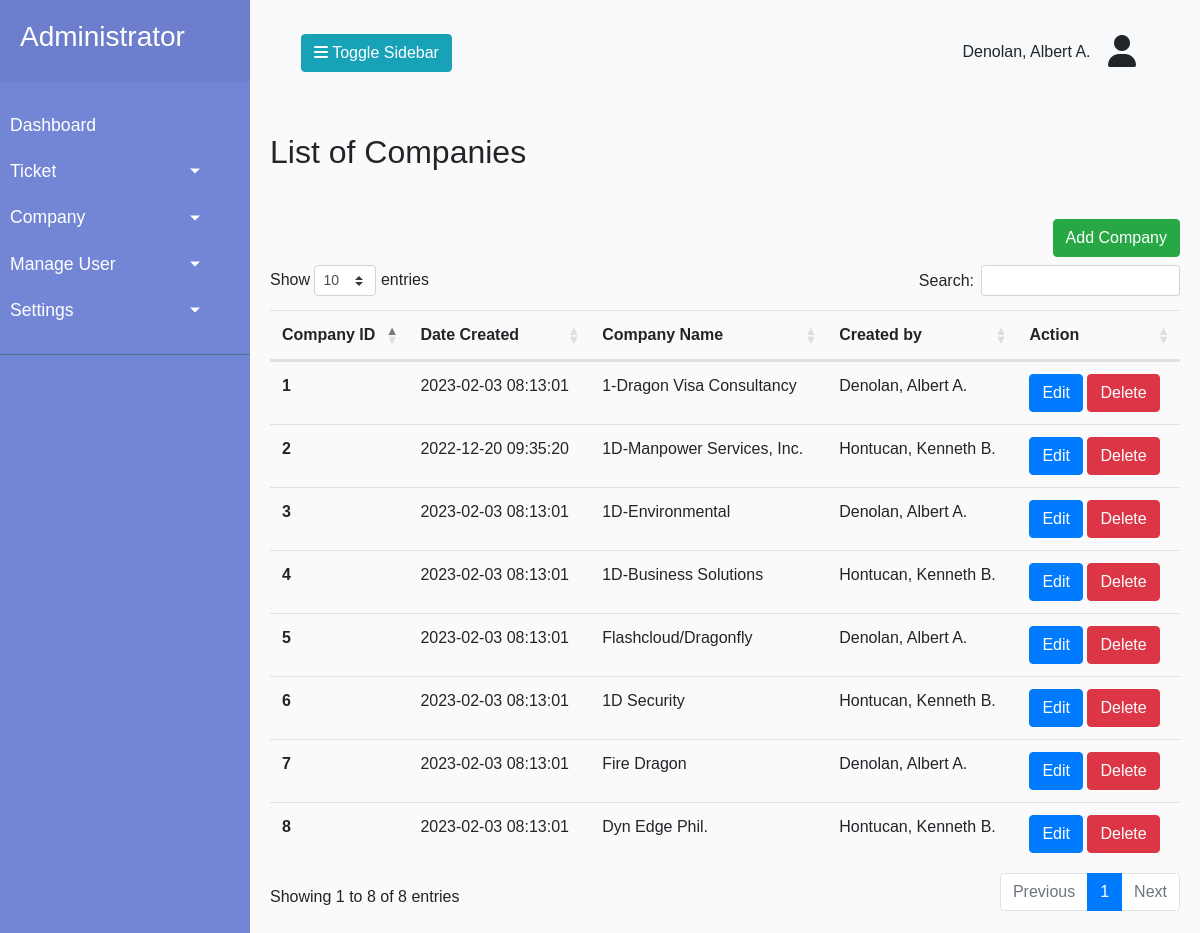
Page /Admin_side/company.php (signed in) on the committed database.
### tables this page shows
CREATE TABLE `company` (
  `company_id` int(11) NOT NULL,
  `user_id` int(11) NOT NULL DEFAULT 0,
  `date_created` datetime NOT NULL DEFAULT current_timestamp(),
  `company_name` varchar(100) NOT NULL DEFAULT '0',
  `status` int(11) NOT NULL DEFAULT 0
);

### Admin_side/company.php (the view, shortened to what this page needs)
<?php
    include ('../includes/adminSidebar.php');
?>
            <h2 class="my-5">List of Companies</h2>
            <div class="form-inline d-flex justify-content-end align-items-baseline mb-2">
                <button type="button" data-toggle="modal" data-target="#addCompanyModal" class="btn btn-success" <?php accessPermission("sa_add", $current_id, systemApps::appNum_Company); ?>>Add Company</button>
            </div>
            <table class="table" id="companyTable">
                <thead>
                    <tr>
                        <th scope="col">Company ID</th>
                        <th scope="col">Date Created </th>
                        <th scope="col">Company Name </th>
                        <th scope="col">Created by </th>
                        <th scope="col">Action </th>
                    </tr>
                </thead>
                <tbody>
                    <?php
                        $sql = "SELECT
                                a.company_id, a.company_name, a.date_created,
                                concat(b.last_name,', ',b.first_name,' ',b.middle_name,'.') as full_name
                                FROM company a
                                INNER JOIN user b ON b.user_id=a.user_id";
                        $result = mysqli_query($con, $sql);
                        $resultCheck = mysqli_num_rows($result);
                        $counter = 0;
                        if($resultCheck > 0){
                            while ($row = mysqli_fetch_assoc($result)){
                                $company_id = $row['company_id'];
                                $dateCreated = $row['date_created'];
                                $companyName = $row['company_name'];
                                $full_name = $row['full_name'];
                                $counter++;
                                ?>
                                <tr>
                                    <th scope="row"><?php echo $counter; ?></th>
                                    <td> <?php echo $dateCreated; ?> </td>
                                    <td> <?php echo $companyName; ?> </td>
                                    <td> <?php echo $full_name; ?> </td>
                                    <td>
                                        <button data-id="<?php echo $company_id; ?>" class="editCompany btn btn-primary" <?php accessPermission("sa_view", $current_id, systemApps::appNum_Company) ?>>Edit</button>
                                        <button type="button" data-id="<?php echo $company_id; ?>" class="deleteCompany btn btn-danger" <?php accessPermission("sa_delete", $current_id, systemApps::appNum_Company); ?>>Delete</button>
                                    </td>
                                </tr>
                                <?php
                            }
                        }
                    ?>
                </tbody>
            </table>
        </div>
    </div>
<?php
    include('../Includes/adminFooter.php');
?>

### CSS/style.css (style rules this page uses)
body { font-family: 'Poppins', sans-serif; background: #fafafa; }

### rows in the picture
company: date_created "2023-02-03 08:13:01", company_name "1-Dragon Visa Consultancy", full_name "Denolan, Albert A."
company: date_created "2022-12-20 09:35:20", company_name "1D-Manpower Services, Inc.", full_name "Hontucan, Kenneth B."
company: date_created "2023-02-03 08:13:01", company_name "1D-Environmental", full_name "Denolan, Albert A."
company: date_created "2023-02-03 08:13:01", company_name "1D-Business Solutions", full_name "Hontucan, Kenneth B."
company: date_created "2023-02-03 08:13:01", company_name "Flashcloud/Dragonfly", full_name "Denolan, Albert A."
company: date_created "2023-02-03 08:13:01", company_name "1D Security", full_name "Hontucan, Kenneth B."
company: date_created "2023-02-03 08:13:01", company_name "Fire Dragon", full_name "Denolan, Albert A."
company: date_created "2023-02-03 08:13:01", company_name "Dyn Edge Phil.", full_name "Hontucan, Kenneth B."

### other values in the picture
$current_full_name "Denolan, Albert A."
